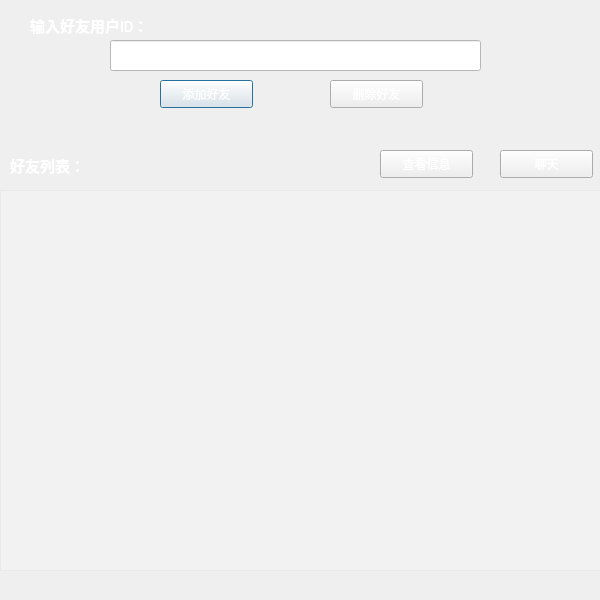
<?xml version="1.0" encoding="UTF-8"?>
<ui version="4.0">
 <class>FriendDialog</class>
 <widget class="QDialog" name="FriendDialog">
  <property name="geometry">
   <rect>
    <x>0</x>
    <y>0</y>
    <width>600</width>
    <height>600</height>
   </rect>
  </property>
  <property name="windowTitle">
   <string>Dialog</string>
  </property>
  <property name="styleSheet">
   <string notr="true">background-image: url(:/image/image/background/bk.jpg);</string>
  </property>
  <widget class="QLineEdit" name="SearchlineEdit">
   <property name="geometry">
    <rect>
     <x>110</x>
     <y>40</y>
     <width>371</width>
     <height>31</height>
    </rect>
   </property>
   <property name="font">
    <font>
     <family>Arial</family>
     <pointsize>10</pointsize>
     <weight>75</weight>
     <bold>true</bold>
    </font>
   </property>
   <property name="styleSheet">
    <string notr="true">background-color: rgb(255, 255, 255);
color: rgb(255, 255, 255);
</string>
   </property>
  </widget>
  <widget class="QPushButton" name="addfriend">
   <property name="geometry">
    <rect>
     <x>160</x>
     <y>80</y>
     <width>93</width>
     <height>28</height>
    </rect>
   </property>
   <property name="styleSheet">
    <string notr="true">color: rgb(255, 255, 255);</string>
   </property>
   <property name="text">
    <string>添加好友</string>
   </property>
  </widget>
  <widget class="QPushButton" name="deletefriend">
   <property name="geometry">
    <rect>
     <x>330</x>
     <y>80</y>
     <width>93</width>
     <height>28</height>
    </rect>
   </property>
   <property name="styleSheet">
    <string notr="true">color: rgb(255, 255, 255);</string>
   </property>
   <property name="text">
    <string>删除好友</string>
   </property>
  </widget>
  <widget class="QLabel" name="label">
   <property name="geometry">
    <rect>
     <x>30</x>
     <y>10</y>
     <width>151</width>
     <height>31</height>
    </rect>
   </property>
   <property name="font">
    <font>
     <family>Calibri</family>
     <pointsize>11</pointsize>
     <weight>75</weight>
     <bold>true</bold>
    </font>
   </property>
   <property name="styleSheet">
    <string notr="true">color: rgb(255, 255, 255);</string>
   </property>
   <property name="text">
    <string>输入好友用户ID：</string>
   </property>
  </widget>
  <widget class="QLabel" name="label_2">
   <property name="geometry">
    <rect>
     <x>10</x>
     <y>150</y>
     <width>91</width>
     <height>31</height>
    </rect>
   </property>
   <property name="font">
    <font>
     <family>Calibri</family>
     <pointsize>11</pointsize>
     <weight>75</weight>
     <bold>true</bold>
    </font>
   </property>
   <property name="styleSheet">
    <string notr="true">color: rgb(255, 255, 255);</string>
   </property>
   <property name="text">
    <string>好友列表：</string>
   </property>
  </widget>
  <widget class="QPushButton" name="view">
   <property name="geometry">
    <rect>
     <x>380</x>
     <y>150</y>
     <width>93</width>
     <height>28</height>
    </rect>
   </property>
   <property name="styleSheet">
    <string notr="true">color: rgb(255, 255, 255);</string>
   </property>
   <property name="text">
    <string>查看信息</string>
   </property>
  </widget>
  <widget class="QPushButton" name="chat">
   <property name="geometry">
    <rect>
     <x>500</x>
     <y>150</y>
     <width>93</width>
     <height>28</height>
    </rect>
   </property>
   <property name="styleSheet">
    <string notr="true">color: rgb(255, 255, 255);</string>
   </property>
   <property name="text">
    <string>聊天</string>
   </property>
   <property name="flat">
    <bool>false</bool>
   </property>
  </widget>
  <widget class="MusicListWidget" name="friendlistWidget">
   <property name="geometry">
    <rect>
     <x>0</x>
     <y>190</y>
     <width>601</width>
     <height>381</height>
    </rect>
   </property>
   <property name="font">
    <font>
     <weight>75</weight>
     <bold>true</bold>
    </font>
   </property>
   <property name="styleSheet">
    <string notr="true">color: rgb(255, 255, 255);
background-color: rgba(255, 255, 255, 50);
</string>
   </property>
   <property name="horizontalScrollBarPolicy">
    <enum>Qt::ScrollBarAlwaysOff</enum>
   </property>
   <property name="sizeAdjustPolicy">
    <enum>QAbstractScrollArea::AdjustToContentsOnFirstShow</enum>
   </property>
   <property name="selectionMode">
    <enum>QAbstractItemView::SingleSelection</enum>
   </property>
   <property name="isWrapping" stdset="0">
    <bool>false</bool>
   </property>
   <property name="wordWrap">
    <bool>false</bool>
   </property>
   <property name="selectionRectVisible">
    <bool>false</bool>
   </property>
   <property name="sortingEnabled">
    <bool>false</bool>
   </property>
  </widget>
 </widget>
 <customwidgets>
  <customwidget>
   <class>MusicListWidget</class>
   <extends>QListWidget</extends>
   <header location="global">MusicListWidget.h</header>
  </customwidget>
 </customwidgets>
 <resources/>
 <connections/>
</ui>
